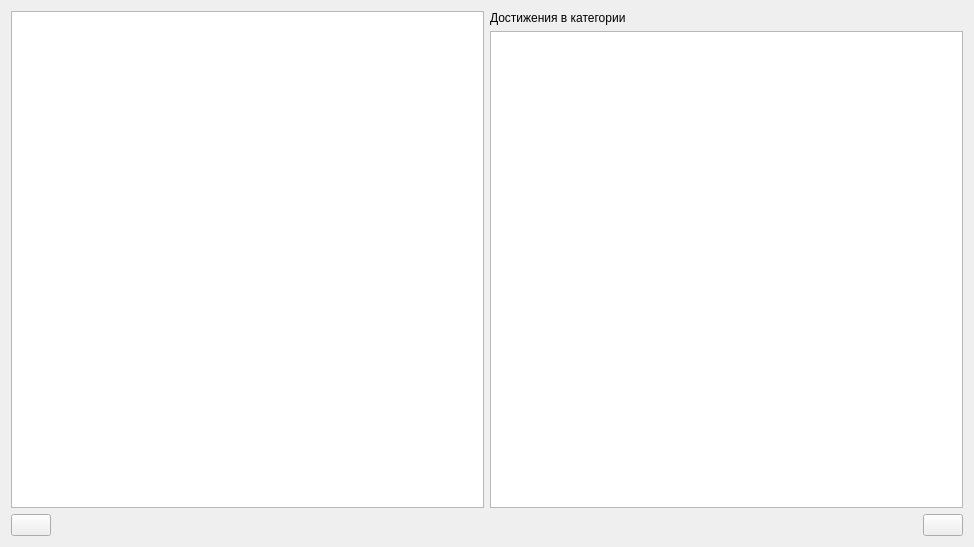
<?xml version="1.0" encoding="UTF-8"?>
<ui version="4.0">
 <class>FormCategoriesEdit</class>
 <widget class="QWidget" name="FormCategoriesEdit">
  <property name="geometry">
   <rect>
    <x>0</x>
    <y>0</y>
    <width>974</width>
    <height>547</height>
   </rect>
  </property>
  <property name="windowTitle">
   <string>Form</string>
  </property>
  <layout class="QVBoxLayout" name="verticalLayout_2">
   <item>
    <layout class="QHBoxLayout" name="horizontalLayout_2">
     <item>
      <widget class="QListWidgetAchievements" name="ListWidgetAll"/>
     </item>
     <item>
      <layout class="QVBoxLayout" name="verticalLayout">
       <item>
        <widget class="QLabel" name="label">
         <property name="text">
          <string>Достижения в категории</string>
         </property>
        </widget>
       </item>
       <item>
        <widget class="QListWidgetAchievements" name="ListWidgetCategory"/>
       </item>
      </layout>
     </item>
    </layout>
   </item>
   <item>
    <layout class="QHBoxLayout" name="horizontalLayout">
     <item>
      <widget class="QPushButton" name="ButtonCancelCategory">
       <property name="toolTip">
        <string>Отмена</string>
       </property>
       <property name="text">
        <string/>
       </property>
      </widget>
     </item>
     <item>
      <spacer name="horizontalSpacer_10">
       <property name="orientation">
        <enum>Qt::Horizontal</enum>
       </property>
       <property name="sizeType">
        <enum>QSizePolicy::Expanding</enum>
       </property>
       <property name="sizeHint" stdset="0">
        <size>
         <width>40</width>
         <height>20</height>
        </size>
       </property>
      </spacer>
     </item>
     <item>
      <widget class="QPushButton" name="ButtonAcceptCategory">
       <property name="toolTip">
        <string>Применить</string>
       </property>
       <property name="text">
        <string/>
       </property>
      </widget>
     </item>
    </layout>
   </item>
  </layout>
 </widget>
 <customwidgets>
  <customwidget>
   <class>QListWidgetAchievements</class>
   <extends>QListWidget</extends>
   <header>subWidgets/lists/qlistwidgetachievements.h</header>
  </customwidget>
 </customwidgets>
 <resources/>
 <connections/>
</ui>
